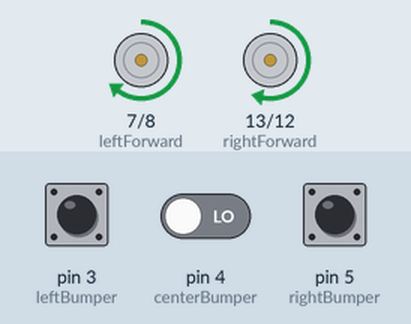
The sketch below on a simulated Arduino Uno, built with avr-gcc and run on an emulated ATmega328P. On the bench: motor-driver pin pairs drawn as motors (green arrow = first pin HIGH = forward, orange = second pin HIGH = backward, longer = more drive, scaled by the enable pin). The test bench sets the inputs (shaded band); at power-on: pin 3 (leftBumper) LOW, pin 5 (rightBumper) LOW, pin 4 (centerBumper) LOW. What the sketch prints to the serial monitor is not drawn.

Above: at 1.2 s.
1.3 s: pin 3 (leftBumper) pulled HIGH for 0.15 s
At 1.6 s:
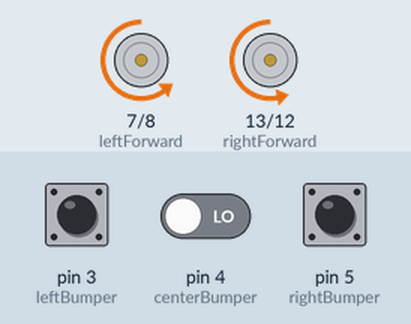
4.4 s: pin 5 (rightBumper) pulled HIGH for 1 s
At 8.2 s:
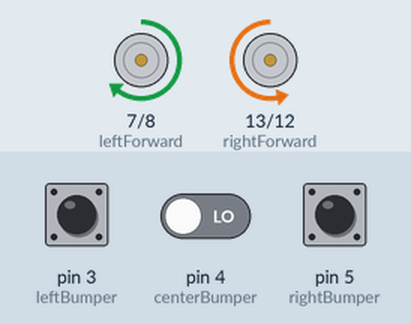
8.4 s: pin 5 (rightBumper) pulled HIGH for 0.15 s
At 9.4 s:
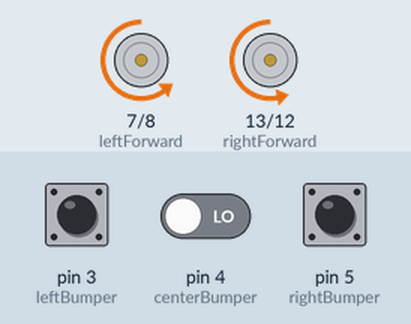
11.5 s: pin 5 (rightBumper) pulled HIGH for 3.2 s
At 16.0 s:
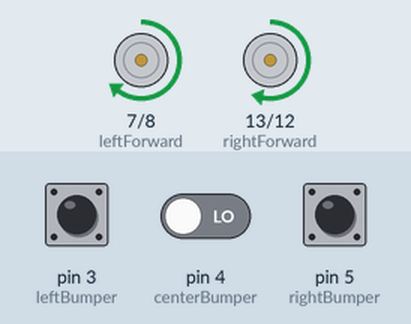
Timing chart, 0 to 17.5 s (numbered marks = the images above; inputs shaded):
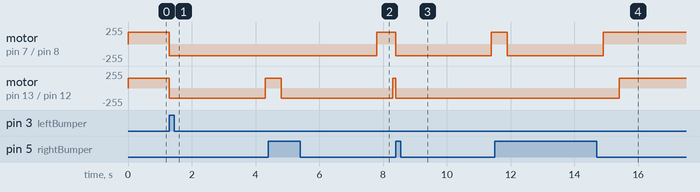

Measured:
- after the input at 1.3 s, motor on pin 7 (leftForward) / pin 8 (leftBack): forward 177/255 → backward 177/255 at once; motor on pin 13 (rightForward) / pin 12 (rightBack): forward 150/255 → backward 150/255 at once, → forward 150/255 3.0 s later
- after the input at 4.4 s, motor on pin 7 (leftForward) / pin 8 (leftBack): backward 177/255 → forward 177/255 after 3.4 s instead of 0.40 s; motor on pin 13 (rightForward) / pin 12 (rightBack): forward 150/255 → backward 150/255 after 0.40 s, → forward 150/255 3.5 s later
- after the input at 8.4 s, motor on pin 7 (leftForward) / pin 8 (leftBack): forward 177/255 → backward 177/255 at once, → forward 177/255 3.0 s later; motor on pin 13 (rightForward) / pin 12 (rightBack): forward 150/255 → backward 150/255 at once
- after the input at 11.5 s, motor on pin 7 (leftForward) / pin 8 (leftBack): forward 177/255 → backward 177/255 after 0.40 s, → forward 177/255 3.0 s later; motor on pin 13 (rightForward) / pin 12 (rightBack): backward 150/255 → forward 150/255 after 3.9 s instead of 0.40 s

The sketch:

Motor_Control.ino
```cpp
const int speedRight = 11;
const int rightForward = 13;
const int rightBack = 12;
const int speedLeft= 6;
const int leftForward = 7;
const int leftBack = 8;
const int leftBumper = 3;
const int centerBumper = 4;
const int rightBumper = 5;

void reverse(int time);
void respLeftBumper(void);
void respRightBumper(void);
void respCenterBumper(void);
void turnLeft(int time);
void turnRight(int time);

void reverse(int time) {
  digitalWrite(leftForward, 0);
  digitalWrite(rightForward, 0);

  digitalWrite(leftBack, 1);
  digitalWrite(rightBack, 1);
  delay(time);
}

void turnRight(int time) {
  digitalWrite(leftForward, 1);
  digitalWrite(rightForward, 0);

  digitalWrite(leftBack, 0);
  digitalWrite(rightBack, 1);
  delay(time);
}

void turnLeft(int time) {
  digitalWrite(leftForward, 0);
  digitalWrite(rightForward, 1);

  digitalWrite(leftBack, 1);
  digitalWrite(rightBack, 0);
  delay(time);
}

void respCenterBumper(){
  reverse(3000);
}

void respRightBumper(){
  reverse(3000);
  turnRight(500);
}

void respLeftBumper() {
  reverse(3000);
  turnLeft(500);
}

void setup() {

  Serial.begin(9600);  // Set the baud rate to match the Serial Monitor
  Serial.println("hello world!");


  pinMode(rightForward, OUTPUT);
  pinMode(rightBack, OUTPUT);
  pinMode(leftForward, OUTPUT);
  pinMode(leftBack, OUTPUT);
  pinMode(leftBumper, INPUT);
  pinMode(rightBumper, INPUT);
  pinMode(centerBumper, INPUT);
}


void loop() {
  analogWrite(speedLeft, 177);
  analogWrite(speedRight, 150);

  digitalWrite(leftBack, 0);
  digitalWrite(rightBack, 0);

  digitalWrite(leftForward, 1);
  digitalWrite(rightForward, 1);

  //delay(1000);


  if (digitalRead(leftBumper)) {
    respLeftBumper();
  }
  else if(digitalRead(rightBumper)) {
    respRightBumper();
  }
  else if (digitalRead(centerBumper)) {
    respCenterBumper();
  }

/*
  digitalWrite(leftBack, 1);
  digitalWrite(rightBack, 1);

  delay(400);

  digitalWrite(leftBack, 0);
  digitalWrite(rightBack, 0);

  delay(1500);
*/
}
```
